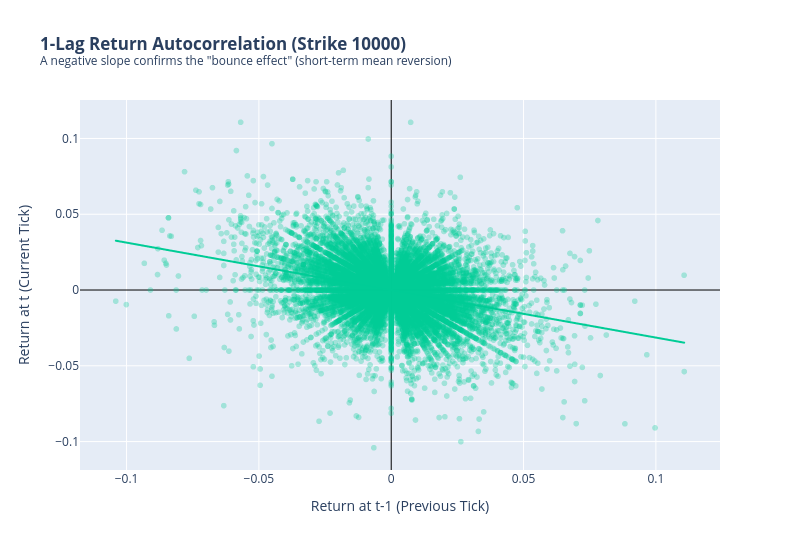

Write notebook code for a chart like this one.
### Markdown cell above
**3.4. Signal Analysis:** Evaluating 1-lag negative autocorrelation in Call option returns.

### Code cell
import plotly.express as px
import numpy as np
import pandas as pd

# ============================================================
# 3.4 SIGNAL ANALYSIS: 1-LAG NEGATIVE AUTOCORRELATION
# ============================================================

# 1. Sort the data to ensure timestamps are strictly sequential
iv_plot = iv_plot.sort_values(['strike', 'global_ts'])

# 2. Calculate Log Returns for the option prices
# Log returns = ln(Price_t / Price_t-1)
iv_plot['log_return'] = iv_plot.groupby('strike')['call_price'].transform(lambda x: np.log(x / x.shift(1)))

# 3. Print the 1-lag autocorrelation coefficient for each strike
print("=== 1-Lag Autocorrelation of Returns ===")
print("Expected: Negative values (indicating short-term mean reversion)\n")

for strike in [9500, 9750, 10000, 10250, 10500]:
    grp = iv_plot[iv_plot['strike'] == strike].dropna(subset=['log_return'])
    # Pandas has a built-in method to calculate autocorrelation
    autocorr_1 = grp['log_return'].autocorr(lag=1)
    print(f"Strike {strike:5d} : {autocorr_1:+.4f}")

# ============================================================
# VISUALIZATION: Return at t vs Return at t-1 (Strike 10000)
# ============================================================

# Filter data specifically for the 10000 strike
df_10k = iv_plot[iv_plot['strike'] == 10000].dropna(subset=['log_return']).copy()

# Create a column for the previous period's return (lag 1)
df_10k['lag_1_return'] = df_10k['log_return'].shift(1)
df_10k = df_10k.dropna(subset=['lag_1_return'])

# We use Plotly Express for a quick scatter plot with an Ordinary Least Squares (OLS) trendline
fig = px.scatter(
    df_10k,
    x='lag_1_return',
    y='log_return',
    trendline='ols', # This draws the linear regression line automatically
    title='<b>1-Lag Return Autocorrelation (Strike 10000)</b><br><sup>A negative slope confirms the "bounce effect" (short-term mean reversion)</sup>',
    labels={
        'lag_1_return': 'Return at t-1 (Previous Tick)', 
        'log_return': 'Return at t (Current Tick)'
    },
    opacity=0.3,
    color_discrete_sequence=['#00CC96'] # Green color for the 10000 strike
)

# Visual configuration
fig.update_layout(
    template='plotly',
    height=550,
    width=800,
    xaxis=dict(zeroline=True, zerolinecolor='black', zerolinewidth=1),
    yaxis=dict(zeroline=True, zerolinecolor='black', zerolinewidth=1)
)

fig.show()

### Figure 1 — Plotly figure (JSON) as saved in the notebook; plotly's stock layout.template omitted (floating-point values rounded to 4 significant figures; data arrays with more than 128 entries replaced by an {"elided": "..."} marker saying what was removed)
{"data": [{"hovertemplate": "Return at t-1 (Previous Tick)=%{x}<br>Return at t (Current Tick)=%{y}<extra></extra>", "legendgroup": "", "marker": {"color": "#00CC96", "opacity": 0.3, "symbol": "circle"}, "mode": "markers", "name": "", "showlegend": false, "type": "scattergl", "x": {"elided": "24998 float values"}, "xaxis": "x", "y": {"elided": "24998 float values"}, "yaxis": "y"}, {"hovertemplate": "<b>OLS trendline</b><br>log_return = -0.31325 * lag_1_return + -5.14609e-05<br>R<sup>2</sup>=0.098124<br><br>Return at t-1 (Previous Tick)=%{x}<br>Return at t (Current Tick)=%{y} <b>(trend)</b><extra></extra>", "legendgroup": "", "marker": {"color": "#00CC96", "symbol": "circle"}, "mode": "lines", "name": "", "showlegend": false, "type": "scattergl", "x": {"elided": "24998 float values"}, "xaxis": "x", "y": {"elided": "24998 float values"}, "yaxis": "y"}], "layout": {"height": 550, "legend": {"tracegroupgap": 0}, "title": {"text": "<b>1-Lag Return Autocorrelation (Strike 10000)</b><br><sup>A negative slope confirms the \"bounce effect\" (short-term mean reversion)</sup>"}, "width": 800, "xaxis": {"anchor": "y", "domain": [0, 1], "title": {"text": "Return at t-1 (Previous Tick)"}, "zeroline": true, "zerolinecolor": "black", "zerolinewidth": 1}, "yaxis": {"anchor": "x", "domain": [0, 1], "title": {"text": "Return at t (Current Tick)"}, "zeroline": true, "zerolinecolor": "black", "zerolinewidth": 1}}}
